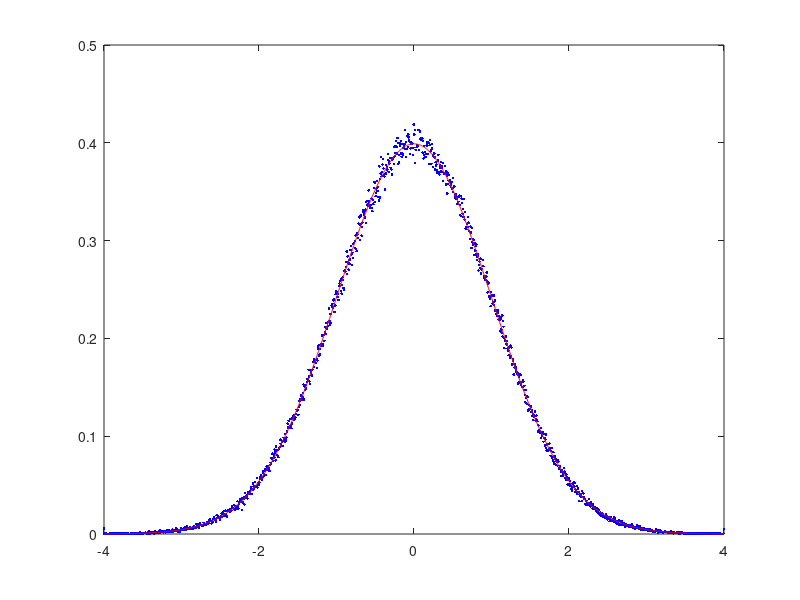

The MATLAB script that drew this image: (Note: this script raises an error after producing the figure.)
%%
% ---------------------------------------------------------------
% Box-Muller Method for Generating Normally Dist. Random Numbers
% ---------------------------------------------------------------

clear all
close all

a = -4 ; % Left hand limit (for truncation purposes)
b = 4 ; % Right hand limit
ngrid = 1333 ; % Number of grid points
deltax = (b-a)/ngrid ; % Step sizes
x = a:deltax:b ; % Define the grid
N = 10^6 ; % Number of random numbers to be generated

theta = 2*pi*rand([N,1]) ;
rho = sqrt(-2*log(rand([N,1]))) ; 

Z1 = rho .* cos(theta) ;
Z2 = rho .* sin(theta) ;


%% Graphical check 
% This method computes an array h using Hist, normalises it using the
% divisor below and then plots them as dots over a standard normal.

close all
figure(3)
h = hist(Z1,x)/(N*deltax);
plot(x,h,'b.' ,x,pdf('Normal',x,0,1),'r')

%% Graphical Check for Z1
% This method (and the same for Z2) computes a histogram and then
% normalises it, followed by plotting the standard normal curve. 

close all
figure(1)
h1 = histogram(Z1,x,'Normalization','pdf')
hold on
plot(x,pdf('Normal',x,0,1),'r','LineWidth',2)
xlim([a,b])
xlabel('x')
ylabel('f')
legend('Sampled', 'Theory')
title('Standard Normal Distribution X ~ N(0,1)')

%% Graphical Check for Z2

close all
figure(2)
h1 = histogram(Z2,x,'Normalization','pdf')
hold on
plot(x,pdf('Normal',x,0,1),'g','LineWidth',2)
xlim([a,b])
xlabel('x')
ylabel('f')
legend('Sampled', 'Theory')
title('Standard Normal Distribution X ~ N(0,1)')

